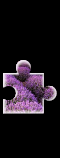
#> input picture opencv/模板匹配/1.png, 60 x 158 px, found by its file name
$ python img2str.py
#> lines starting #> are read from the running program, lines starting #| are printed output that depends on the picture
import cv2
img=cv2.imread('1.png',0)
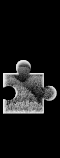
#> img: shape (158, 60); min 0, max 239, mean 24.1
tmp=cv2.resize(img,(0,0),fx=0.2,fy=0.2,interpolation=cv2.INTER_NEAREST)
rt,tmp=cv2.threshold(tmp,128,255,cv2.THRESH_BINARY)
fd=open('1.txt','a+')
for line in tmp:
    str_line=''
    for pxl in line:
        if pxl==0:
            str_line=str_line+'1'
        else:
            str_line=str_line+'0'
    fd.write(str_line)
    fd.write("\n")
#> this loop made 32 passes
#> line on passes 1 to 12: [0, 0, 0, 0, 0, 0, 0, 0, 0, 0, 0, 0], [0, 0, 0, 0, 0, 0, 0, 0, 0, 0, 0, 0], [0, 0, 0, 0, 0, 0, 0, 0, 0, 0, 0, 0], [0, 0, 0, 0, 0, 0, 0, 0, 0, 0, 0, 0], [0, 0, 0, 0, 0, 0, 0, 0, 0, 0, 0, 0], [0, 0, 0, 0, 0, 0, 0, 0, 0, 0, 0, 0], [0, 0, 0, 0, 0, 0, 0, 0, 0, 0, 0, 0], [0, 0, 0, 0, 0, 0, 0, 0, 0, 0, 0, 0], [0, 0, 0, 0, 0, 0, 0, 0, 0, 0, 0, 0], [0, 0, 0, 0, 0, 0, 0, 0, 0, 0, 0, 0], [0, 0, 0, 0, 0, 0, 0, 0, 0, 0, 0, 0], [0, 0, 0, 0, 0, 0, 0, 0, 0, 0, 0, 0]
fd.close()


$ run again, with opencv/模板匹配/12.png copied over opencv/模板匹配/1.png
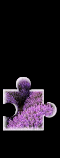
#> input picture opencv/模板匹配/12.png, 60 x 158 px, found by its file name
#> `img=cv2.imread('1.png',0)`:
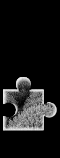
#> img: shape (158, 60); min 0, max 237, mean 25.2
#> the loop `for line in tmp:` made 32 passes
#> line on passes 1 to 8: [0, 0, 0, 0, 0, 0, 0, 0, 0, 0, 0, 0], [0, 0, 0, 0, 0, 0, 0, 0, 0, 0, 0, 0], [0, 0, 0, 0, 0, 0, 0, 0, 0, 0, 0, 0], [0, 0, 0, 0, 0, 0, 0, 0, 0, 0, 0, 0], [0, 0, 0, 0, 0, 0, 0, 0, 0, 0, 0, 0], [0, 0, 0, 0, 0, 0, 0, 0, 0, 0, 0, 0], [0, 0, 0, 0, 0, 0, 0, 0, 0, 0, 0, 0], [0, 0, 0, 0, 0, 0, 0, 0, 0, 0, 0, 0]
